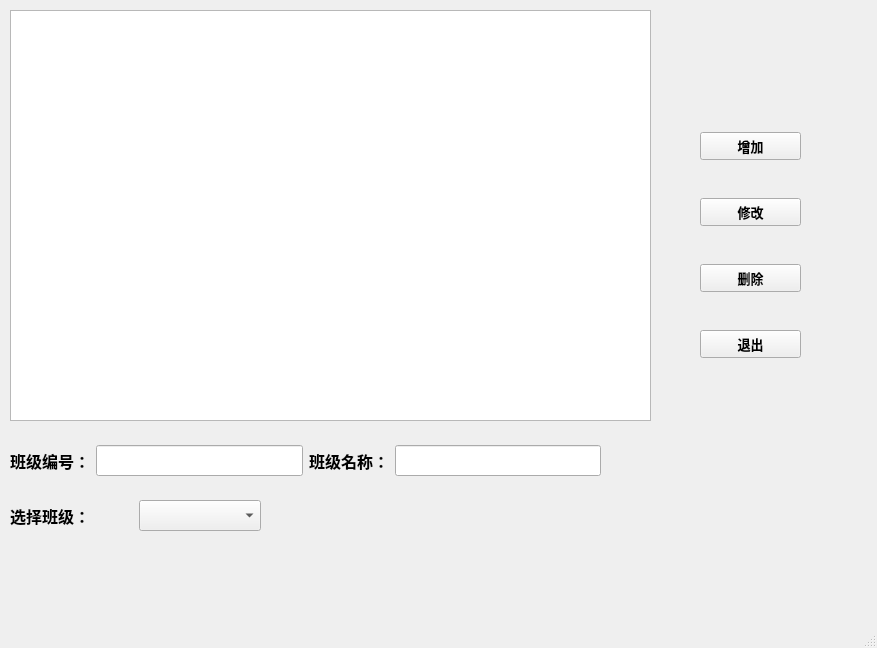
<?xml version="1.0" encoding="UTF-8"?>
<ui version="4.0">
 <class>MainWindow</class>
 <widget class="QMainWindow" name="MainWindow">
  <property name="geometry">
   <rect>
    <x>0</x>
    <y>0</y>
    <width>877</width>
    <height>648</height>
   </rect>
  </property>
  <property name="windowTitle">
   <string>MainWindow</string>
  </property>
  <widget class="QWidget" name="centralwidget">
   <widget class="QWidget" name="layoutWidget">
    <property name="geometry">
     <rect>
      <x>700</x>
      <y>100</y>
      <width>101</width>
      <height>291</height>
     </rect>
    </property>
    <layout class="QVBoxLayout" name="verticalLayout">
     <item>
      <widget class="QPushButton" name="btnAddClass">
       <property name="font">
        <font>
         <family>微软雅黑</family>
         <pointsize>10</pointsize>
         <weight>75</weight>
         <bold>true</bold>
        </font>
       </property>
       <property name="text">
        <string>增加</string>
       </property>
      </widget>
     </item>
     <item>
      <widget class="QPushButton" name="btnUpdateClass">
       <property name="font">
        <font>
         <family>微软雅黑</family>
         <pointsize>10</pointsize>
         <weight>75</weight>
         <bold>true</bold>
        </font>
       </property>
       <property name="text">
        <string>修改</string>
       </property>
      </widget>
     </item>
     <item>
      <widget class="QPushButton" name="btnDeleteClass">
       <property name="font">
        <font>
         <family>微软雅黑</family>
         <pointsize>10</pointsize>
         <weight>75</weight>
         <bold>true</bold>
        </font>
       </property>
       <property name="text">
        <string>删除</string>
       </property>
      </widget>
     </item>
     <item>
      <widget class="QPushButton" name="btnQuitClass">
       <property name="font">
        <font>
         <family>微软雅黑</family>
         <pointsize>10</pointsize>
         <weight>75</weight>
         <bold>true</bold>
        </font>
       </property>
       <property name="text">
        <string>退出</string>
       </property>
      </widget>
     </item>
    </layout>
   </widget>
   <widget class="QWidget" name="layoutWidget_2">
    <property name="geometry">
     <rect>
      <x>10</x>
      <y>440</y>
      <width>591</width>
      <height>41</height>
     </rect>
    </property>
    <layout class="QHBoxLayout" name="horizontalLayout">
     <item>
      <widget class="QLabel" name="label">
       <property name="font">
        <font>
         <family>Agency FB</family>
         <pointsize>12</pointsize>
         <weight>75</weight>
         <bold>true</bold>
        </font>
       </property>
       <property name="text">
        <string>班级编号：</string>
       </property>
      </widget>
     </item>
     <item>
      <widget class="QLineEdit" name="editClassID">
       <property name="font">
        <font>
         <family>Agency FB</family>
         <pointsize>12</pointsize>
        </font>
       </property>
      </widget>
     </item>
     <item>
      <widget class="QLabel" name="label_2">
       <property name="font">
        <font>
         <family>Agency FB</family>
         <pointsize>12</pointsize>
         <weight>75</weight>
         <bold>true</bold>
        </font>
       </property>
       <property name="text">
        <string>班级名称：</string>
       </property>
      </widget>
     </item>
     <item>
      <widget class="QLineEdit" name="editClassName">
       <property name="font">
        <font>
         <family>Agency FB</family>
         <pointsize>12</pointsize>
        </font>
       </property>
      </widget>
     </item>
    </layout>
   </widget>
   <widget class="QWidget" name="layoutWidget">
    <property name="geometry">
     <rect>
      <x>10</x>
      <y>490</y>
      <width>251</width>
      <height>51</height>
     </rect>
    </property>
    <layout class="QHBoxLayout" name="horizontalLayout_2">
     <item>
      <widget class="QLabel" name="label_3">
       <property name="font">
        <font>
         <family>Agency FB</family>
         <pointsize>12</pointsize>
         <weight>75</weight>
         <bold>true</bold>
        </font>
       </property>
       <property name="text">
        <string>选择班级：</string>
       </property>
      </widget>
     </item>
     <item>
      <widget class="QComboBox" name="comboBox">
       <property name="font">
        <font>
         <family>Agency FB</family>
         <pointsize>12</pointsize>
        </font>
       </property>
      </widget>
     </item>
    </layout>
   </widget>
   <widget class="QTableWidget" name="tableWidget">
    <property name="geometry">
     <rect>
      <x>10</x>
      <y>10</y>
      <width>641</width>
      <height>411</height>
     </rect>
    </property>
   </widget>
  </widget>
  <widget class="QMenuBar" name="menubar">
   <property name="geometry">
    <rect>
     <x>0</x>
     <y>0</y>
     <width>877</width>
     <height>26</height>
    </rect>
   </property>
  </widget>
  <widget class="QStatusBar" name="statusbar"/>
 </widget>
 <resources/>
 <connections/>
</ui>
